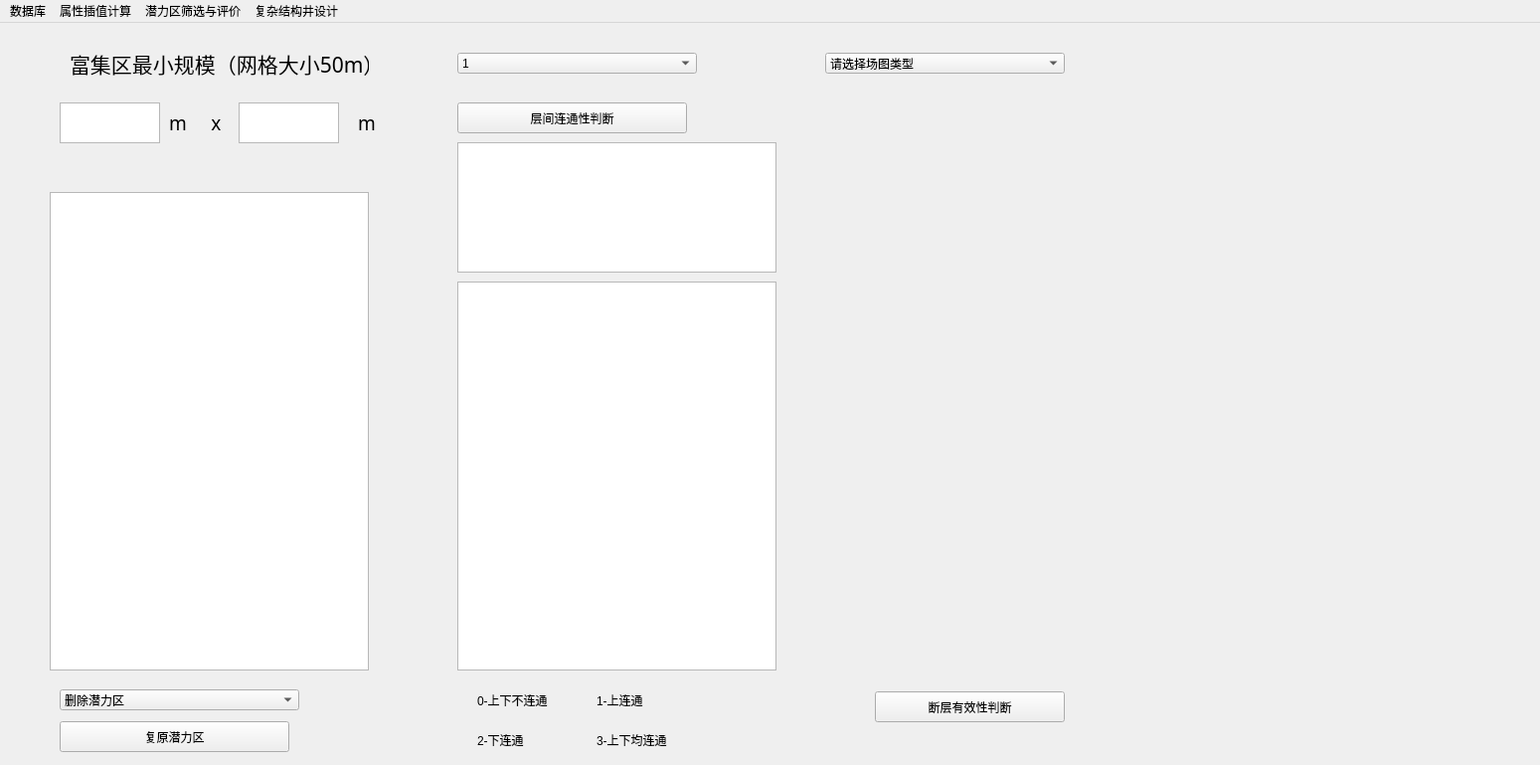
<?xml version="1.0" encoding="UTF-8"?>
<ui version="4.0">
 <class>MainWindow</class>
 <widget class="QMainWindow" name="MainWindow">
  <property name="geometry">
   <rect>
    <x>0</x>
    <y>0</y>
    <width>1549</width>
    <height>769</height>
   </rect>
  </property>
  <property name="windowTitle">
   <string>MainWindow</string>
  </property>
  <widget class="QWidget" name="centralwidget">
   <widget class="QTableView" name="tableView">
    <property name="geometry">
     <rect>
      <x>50</x>
      <y>170</y>
      <width>321</width>
      <height>481</height>
     </rect>
    </property>
   </widget>
   <widget class="QTextEdit" name="textEdit">
    <property name="geometry">
     <rect>
      <x>60</x>
      <y>80</y>
      <width>101</width>
      <height>41</height>
     </rect>
    </property>
   </widget>
   <widget class="QTextEdit" name="textEdit_2">
    <property name="geometry">
     <rect>
      <x>240</x>
      <y>80</y>
      <width>101</width>
      <height>41</height>
     </rect>
    </property>
   </widget>
   <widget class="QLabel" name="label">
    <property name="geometry">
     <rect>
      <x>70</x>
      <y>20</y>
      <width>301</width>
      <height>41</height>
     </rect>
    </property>
    <property name="font">
     <font>
      <family>Adobe 黑体 Std R</family>
      <pointsize>16</pointsize>
     </font>
    </property>
    <property name="text">
     <string>富集区最小规模（网格大小50m）</string>
    </property>
    <property name="textFormat">
     <enum>Qt::PlainText</enum>
    </property>
   </widget>
   <widget class="QLabel" name="label_2">
    <property name="geometry">
     <rect>
      <x>170</x>
      <y>90</y>
      <width>54</width>
      <height>21</height>
     </rect>
    </property>
    <property name="font">
     <font>
      <family>Adobe 黑体 Std R</family>
      <pointsize>14</pointsize>
     </font>
    </property>
    <property name="text">
     <string>m     x</string>
    </property>
   </widget>
   <widget class="QLabel" name="label_3">
    <property name="geometry">
     <rect>
      <x>360</x>
      <y>90</y>
      <width>54</width>
      <height>21</height>
     </rect>
    </property>
    <property name="font">
     <font>
      <family>Adobe 黑体 Std R</family>
      <pointsize>14</pointsize>
     </font>
    </property>
    <property name="text">
     <string>m</string>
    </property>
   </widget>
   <widget class="QComboBox" name="comboBox">
    <property name="geometry">
     <rect>
      <x>60</x>
      <y>670</y>
      <width>241</width>
      <height>21</height>
     </rect>
    </property>
    <item>
     <property name="text">
      <string>删除潜力区</string>
     </property>
    </item>
   </widget>
   <widget class="QPushButton" name="pushButton">
    <property name="geometry">
     <rect>
      <x>60</x>
      <y>702</y>
      <width>231</width>
      <height>31</height>
     </rect>
    </property>
    <property name="text">
     <string>复原潜力区</string>
    </property>
   </widget>
   <widget class="QComboBox" name="comboBox_2">
    <property name="geometry">
     <rect>
      <x>460</x>
      <y>30</y>
      <width>241</width>
      <height>21</height>
     </rect>
    </property>
    <item>
     <property name="text">
      <string>1</string>
     </property>
    </item>
   </widget>
   <widget class="QPushButton" name="pushButton_2">
    <property name="geometry">
     <rect>
      <x>460</x>
      <y>80</y>
      <width>231</width>
      <height>31</height>
     </rect>
    </property>
    <property name="text">
     <string>层间连通性判断</string>
    </property>
   </widget>
   <widget class="QTableView" name="tableView_2">
    <property name="geometry">
     <rect>
      <x>460</x>
      <y>120</y>
      <width>321</width>
      <height>131</height>
     </rect>
    </property>
   </widget>
   <widget class="QTableView" name="tableView_3">
    <property name="geometry">
     <rect>
      <x>460</x>
      <y>260</y>
      <width>321</width>
      <height>391</height>
     </rect>
    </property>
   </widget>
   <widget class="QLabel" name="label_4">
    <property name="geometry">
     <rect>
      <x>480</x>
      <y>660</y>
      <width>81</width>
      <height>41</height>
     </rect>
    </property>
    <property name="text">
     <string>0-上下不连通</string>
    </property>
   </widget>
   <widget class="QLabel" name="label_5">
    <property name="geometry">
     <rect>
      <x>600</x>
      <y>660</y>
      <width>81</width>
      <height>41</height>
     </rect>
    </property>
    <property name="text">
     <string>1-上连通</string>
    </property>
   </widget>
   <widget class="QLabel" name="label_6">
    <property name="geometry">
     <rect>
      <x>480</x>
      <y>700</y>
      <width>81</width>
      <height>41</height>
     </rect>
    </property>
    <property name="text">
     <string>2-下连通</string>
    </property>
   </widget>
   <widget class="QLabel" name="label_7">
    <property name="geometry">
     <rect>
      <x>600</x>
      <y>700</y>
      <width>81</width>
      <height>41</height>
     </rect>
    </property>
    <property name="text">
     <string>3-上下均连通</string>
    </property>
   </widget>
   <widget class="QComboBox" name="comboBox_3">
    <property name="geometry">
     <rect>
      <x>830</x>
      <y>30</y>
      <width>241</width>
      <height>21</height>
     </rect>
    </property>
    <item>
     <property name="text">
      <string>请选择场图类型</string>
     </property>
    </item>
   </widget>
   <widget class="QPushButton" name="pushButton_3">
    <property name="geometry">
     <rect>
      <x>880</x>
      <y>672</y>
      <width>191</width>
      <height>31</height>
     </rect>
    </property>
    <property name="text">
     <string>断层有效性判断</string>
    </property>
   </widget>
  </widget>
  <widget class="QMenuBar" name="menubar">
   <property name="geometry">
    <rect>
     <x>0</x>
     <y>0</y>
     <width>1549</width>
     <height>23</height>
    </rect>
   </property>
   <widget class="QMenu" name="menu">
    <property name="title">
     <string>数据库</string>
    </property>
    <widget class="QMenu" name="menu_2">
     <property name="title">
      <string>保存数据库</string>
     </property>
     <addaction name="actionbao"/>
     <addaction name="actionlingc"/>
    </widget>
    <widget class="QMenu" name="menu_7">
     <property name="title">
      <string>导入单项数据</string>
     </property>
     <addaction name="actiongfd"/>
     <addaction name="actionBHD"/>
     <addaction name="actionKXD"/>
     <addaction name="actionSTL"/>
    </widget>
    <addaction name="actionfd"/>
    <addaction name="actionxi"/>
    <addaction name="menu_7"/>
    <addaction name="menu_2"/>
    <addaction name="actiondataset"/>
   </widget>
   <widget class="QMenu" name="menu_3">
    <property name="title">
     <string>属性插值计算</string>
    </property>
    <addaction name="actionfsd"/>
    <addaction name="actionfds"/>
    <addaction name="actionfda"/>
    <addaction name="actionfdsa"/>
    <addaction name="actionfda_2"/>
   </widget>
   <widget class="QMenu" name="menu_4">
    <property name="title">
     <string>潜力区筛选与评价</string>
    </property>
    <widget class="QMenu" name="menu_6">
     <property name="title">
      <string>潜力区评价</string>
     </property>
     <addaction name="actionfds_2"/>
     <addaction name="actionfdf_4"/>
    </widget>
    <addaction name="actionfdf_2"/>
    <addaction name="actionfdf"/>
    <addaction name="menu_6"/>
   </widget>
   <widget class="QMenu" name="menu_5">
    <property name="title">
     <string>复杂结构井设计</string>
    </property>
    <addaction name="actionfdf_5"/>
    <addaction name="actionfdf_6"/>
   </widget>
   <addaction name="menu"/>
   <addaction name="menu_3"/>
   <addaction name="menu_4"/>
   <addaction name="menu_5"/>
  </widget>
  <action name="actionfd">
   <property name="text">
    <string>查看数据库</string>
   </property>
  </action>
  <action name="actionxi">
   <property name="text">
    <string>新建数据库</string>
   </property>
  </action>
  <action name="actionbao">
   <property name="text">
    <string>保存</string>
   </property>
  </action>
  <action name="actionlingc">
   <property name="text">
    <string>另存为</string>
   </property>
  </action>
  <action name="actionfsd">
   <property name="text">
    <string>计算所有参数</string>
   </property>
  </action>
  <action name="actionfds">
   <property name="text">
    <string>孔隙度计算</string>
   </property>
  </action>
  <action name="actionfda">
   <property name="text">
    <string>渗透率计算</string>
   </property>
  </action>
  <action name="actionfdsa">
   <property name="text">
    <string>有效厚度计算</string>
   </property>
  </action>
  <action name="actionfda_2">
   <property name="text">
    <string>砂岩厚度计算</string>
   </property>
  </action>
  <action name="actionfdf">
   <property name="text">
    <string>潜力区验证</string>
   </property>
  </action>
  <action name="actionfdf_2">
   <property name="text">
    <string>潜力区筛选</string>
   </property>
  </action>
  <action name="actionfds_2">
   <property name="text">
    <string>模糊综合评价法</string>
   </property>
  </action>
  <action name="actionfdf_4">
   <property name="text">
    <string>随机森林评价法</string>
   </property>
  </action>
  <action name="actionfdf_5">
   <property name="text">
    <string>设计方案优选</string>
   </property>
  </action>
  <action name="actionfdf_6">
   <property name="text">
    <string>导出为CMG模型</string>
   </property>
  </action>
  <action name="actiongfd">
   <property name="text">
    <string>沉积相</string>
   </property>
  </action>
  <action name="actionBHD">
   <property name="text">
    <string>含油饱和度</string>
   </property>
  </action>
  <action name="actionKXD">
   <property name="text">
    <string>孔隙度</string>
   </property>
  </action>
  <action name="actionSTL">
   <property name="text">
    <string>渗透率</string>
   </property>
  </action>
  <action name="actiondataset">
   <property name="text">
    <string>导入数据库</string>
   </property>
  </action>
 </widget>
 <resources/>
 <connections/>
</ui>
